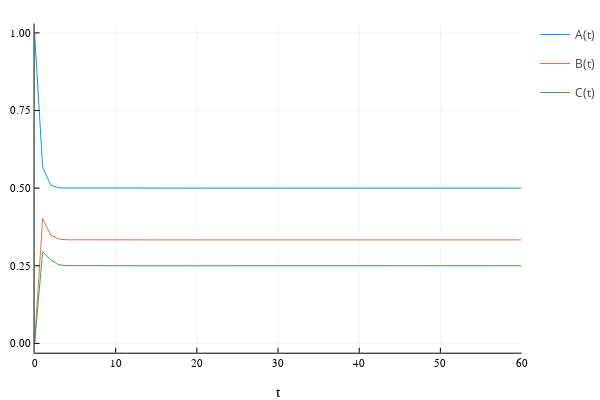

Notebook code for this chart:
### Code cell
plot(sol)

### Figure 1 — Plotly figure (JSON) as saved in the notebook; plotly's stock layout.template omitted (floating-point values rounded to 4 significant figures)
{"data": [{"colorbar": {"title": ""}, "legendgroup": "A(t)", "line": {"color": "rgba(0, 154, 250, 1.000)", "dash": "solid", "shape": "linear", "width": 1}, "mode": "lines", "name": "A(t)", "showlegend": true, "type": "scatter", "x": [0, 1, 2, 3, 4, 5, 6, 7, 8, 9, 10, 11, 12, 13, 14, 15, 16, 17, 18, 19, 20, 21, 22, 23, 24, 25, 26, 27, 28, 29, 30, 31, 32, 33, 34, 35, 36, 37, 38, 39, 40, 41, 42, 43, 44, 45, 46, 47, 48, 49, 50, 51, 52, 53, 54, 55, 56, 57, 58, 59, 60], "xaxis": "x", "y": [1, 0.5677, 0.5092, 0.5012, 0.5002, 0.5, 0.5, 0.5, 0.5, 0.5, 0.5, 0.5, 0.5, 0.5, 0.5, 0.5, 0.5, 0.5, 0.5, 0.5, 0.5, 0.5, 0.5, 0.5, 0.5, 0.5, 0.5, 0.5, 0.5, 0.5, 0.5, 0.5, 0.5, 0.5, 0.5, 0.5, 0.5, 0.5, 0.5, 0.5, 0.5, 0.5, 0.5, 0.5, 0.5, 0.5, 0.5, 0.5, 0.5, 0.5, 0.5, 0.5, 0.5, 0.5, 0.5, 0.5, 0.5, 0.5, 0.5, 0.5, 0.5], "yaxis": "y", "zmax": null, "zmin": null}, {"colorbar": {"title": ""}, "legendgroup": "B(t)", "line": {"color": "rgba(227, 111, 71, 1.000)", "dash": "solid", "shape": "linear", "width": 1}, "mode": "lines", "name": "B(t)", "showlegend": true, "type": "scatter", "x": [0, 1, 2, 3, 4, 5, 6, 7, 8, 9, 10, 11, 12, 13, 14, 15, 16, 17, 18, 19, 20, 21, 22, 23, 24, 25, 26, 27, 28, 29, 30, 31, 32, 33, 34, 35, 36, 37, 38, 39, 40, 41, 42, 43, 44, 45, 46, 47, 48, 49, 50, 51, 52, 53, 54, 55, 56, 57, 58, 59, 60], "xaxis": "x", "y": [0, 0.4023, 0.3483, 0.3356, 0.3337, 0.3334, 0.3333, 0.3333, 0.3333, 0.3333, 0.3333, 0.3333, 0.3333, 0.3333, 0.3333, 0.3333, 0.3333, 0.3333, 0.3333, 0.3333, 0.3333, 0.3333, 0.3333, 0.3333, 0.3333, 0.3333, 0.3333, 0.3333, 0.3333, 0.3333, 0.3333, 0.3333, 0.3333, 0.3333, 0.3333, 0.3333, 0.3333, 0.3333, 0.3333, 0.3333, 0.3333, 0.3333, 0.3333, 0.3333, 0.3333, 0.3333, 0.3333, 0.3333, 0.3333, 0.3333, 0.3333, 0.3333, 0.3333, 0.3333, 0.3333, 0.3333, 0.3333, 0.3333, 0.3333, 0.3333, 0.3333], "yaxis": "y", "zmax": null, "zmin": null}, {"colorbar": {"title": ""}, "legendgroup": "C(t)", "line": {"color": "rgba(62, 164, 78, 1.000)", "dash": "solid", "shape": "linear", "width": 1}, "mode": "lines", "name": "C(t)", "showlegend": true, "type": "scatter", "x": [0, 1, 2, 3, 4, 5, 6, 7, 8, 9, 10, 11, 12, 13, 14, 15, 16, 17, 18, 19, 20, 21, 22, 23, 24, 25, 26, 27, 28, 29, 30, 31, 32, 33, 34, 35, 36, 37, 38, 39, 40, 41, 42, 43, 44, 45, 46, 47, 48, 49, 50, 51, 52, 53, 54, 55, 56, 57, 58, 59, 60], "xaxis": "x", "y": [0, 0.2951, 0.2683, 0.2532, 0.2505, 0.2501, 0.25, 0.25, 0.2501, 0.2502, 0.2504, 0.2501, 0.2499, 0.2499, 0.25, 0.2501, 0.2501, 0.25, 0.25, 0.25, 0.25, 0.25, 0.25, 0.25, 0.25, 0.25, 0.25, 0.25, 0.25, 0.25, 0.25, 0.25, 0.25, 0.25, 0.25, 0.25, 0.25, 0.25, 0.25, 0.25, 0.25, 0.25, 0.25, 0.25, 0.25, 0.25, 0.25, 0.25, 0.25, 0.25, 0.25, 0.25, 0.25, 0.25, 0.25, 0.25, 0.25, 0.25, 0.25, 0.25, 0.25], "yaxis": "y", "zmax": null, "zmin": null}], "layout": {"annotations": [], "height": 400, "legend_position": {"bgcolor": "rgba(255, 255, 255, 1.000)", "bordercolor": "rgba(0, 0, 0, 1.000)", "borderwidth": 1, "font": {"color": "rgba(0, 0, 0, 1.000)", "family": "sans-serif", "size": 11}, "title": {"font": {"color": "rgba(0, 0, 0, 1.000)", "family": "sans-serif", "size": 15}, "text": ""}, "tracegroupgap": 0, "traceorder": "normal", "x": 1, "xanchor": "auto", "y": 1, "yanchor": "auto"}, "margin": {"b": 20, "l": 0, "r": 0, "t": 20}, "paper_bgcolor": "rgba(255, 255, 255, 1.000)", "plot_bgcolor": "rgba(255, 255, 255, 1.000)", "showlegend": true, "width": 600, "xaxis": {"anchor": "y", "domain": [0.06582, 0.9934], "gridcolor": "rgba(0, 0, 0, 0.100)", "gridwidth": 0.5, "linecolor": "rgba(0, 0, 0, 1.000)", "mirror": false, "range": [0, 60], "showgrid": true, "showline": true, "showticklabels": true, "tickangle": 0, "tickcolor": "rgb(0, 0, 0)", "tickfont": {"color": "rgba(0, 0, 0, 1.000)", "family": "sans-serif", "size": 11}, "tickmode": "array", "ticks": "inside", "ticktext": ["0", "10", "20", "30", "40", "50", "60"], "tickvals": [0, 10, 20, 30, 40, 50, 60], "title": "t", "titlefont": {"color": "rgba(0, 0, 0, 1.000)", "family": "sans-serif", "size": 15}, "type": "-", "visible": true, "zeroline": false, "zerolinecolor": "rgba(0, 0, 0, 1.000)"}, "yaxis": {"anchor": "x", "domain": [0.07581, 0.9902], "gridcolor": "rgba(0, 0, 0, 0.100)", "gridwidth": 0.5, "linecolor": "rgba(0, 0, 0, 1.000)", "mirror": false, "range": [-0.03, 1.03], "showgrid": true, "showline": true, "showticklabels": true, "tickangle": 0, "tickcolor": "rgb(0, 0, 0)", "tickfont": {"color": "rgba(0, 0, 0, 1.000)", "family": "sans-serif", "size": 11}, "tickmode": "array", "ticks": "inside", "ticktext": ["0.00", "0.25", "0.50", "0.75", "1.00"], "tickvals": [0, 0.25, 0.5, 0.75, 1], "title": "", "titlefont": {"color": "rgba(0, 0, 0, 1.000)", "family": "sans-serif", "size": 15}, "type": "-", "visible": true, "zeroline": false, "zerolinecolor": "rgba(0, 0, 0, 1.000)"}}}
